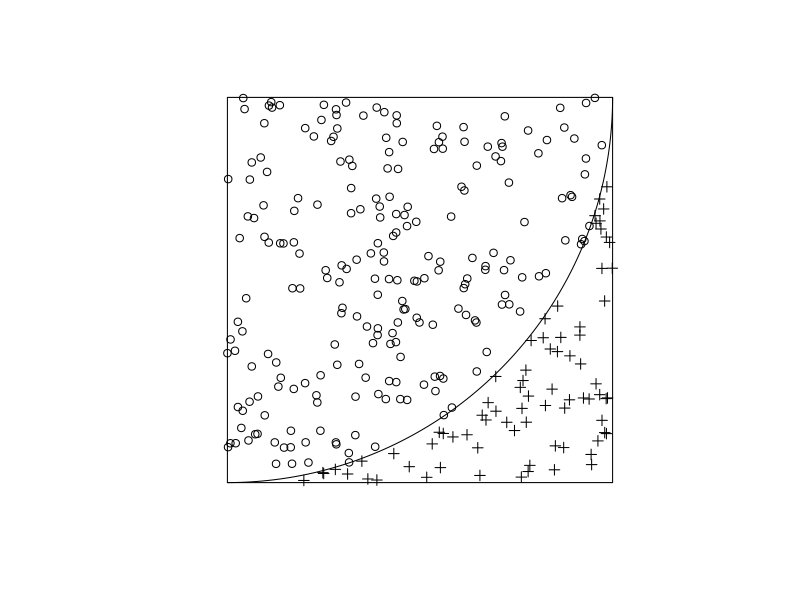

Recreate this plot in R.
## ---- chunk 1
n = 300
a = seq(0, pi/2, len = 300)
p = matrix(runif(n * 2), n, 2)
p2 = p
p2[, 2] = 1 - p2[, 2]
sel = rowSums(p2**2) < 1

plot(p, pch = ifelse(sel, 1, 3), xlim = c(0, 1), ylim = c(0, 1),
     xlab = NA, ylab = NA, axes = FALSE, asp = 1)

lines(cos(a), 1 - sin(a))
lines(cbind(c(0, 0, 1, 1, 0), c(0, 1, 1, 0, 0)))
